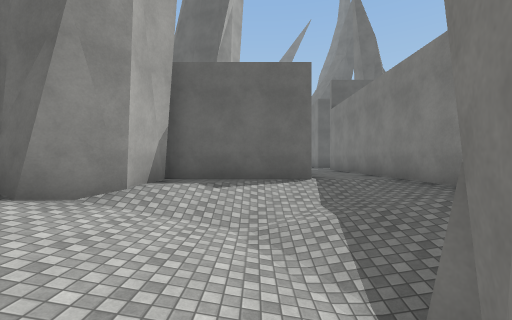
view 1 (above)

22 first-person views from a walk through a scene from a Unity 3-D project. The camera is 1.5 m above the floor, looks level and sees 90° across. The floor is counted in squares, 2 m on a side. Each view is taken from the middle of a square. On the plan, view 1 faces up. The plan holds only what a view shows up to about 9 squares ahead; the rest is blank. The place goes on beyond the plan. The player is left out. Surface patterns are stand-ins for the level's own textures.

view 2
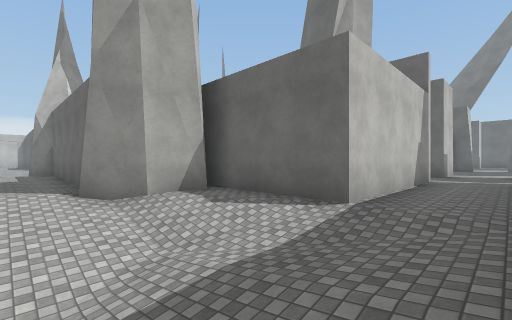

view 3
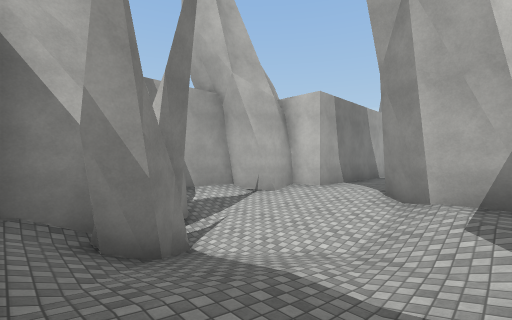

view 4
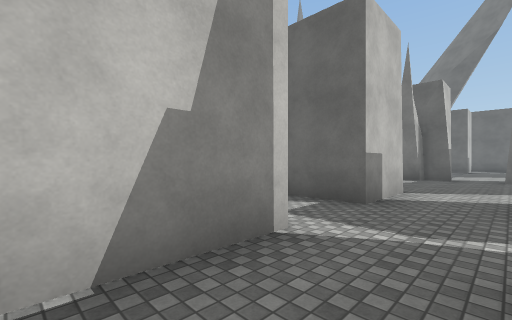

view 5
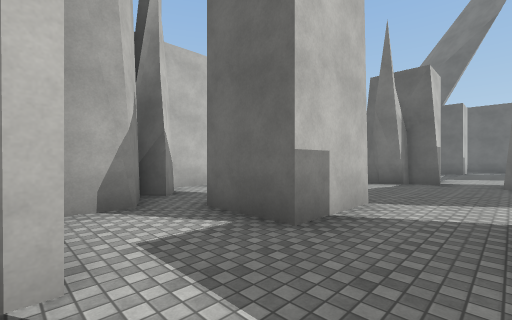

view 6
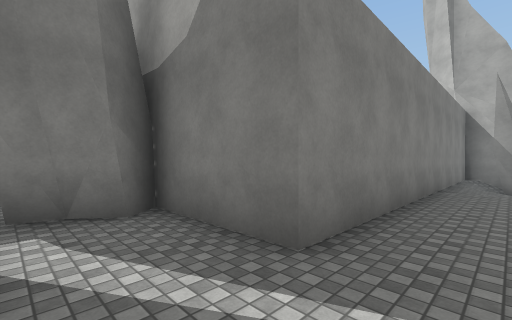

view 7
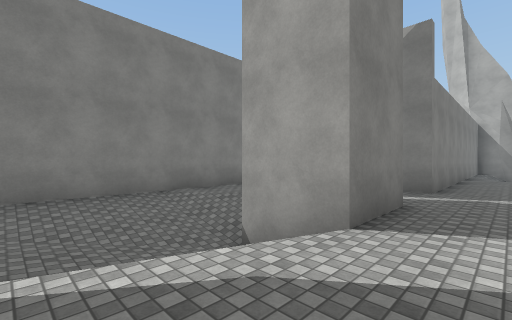

view 8
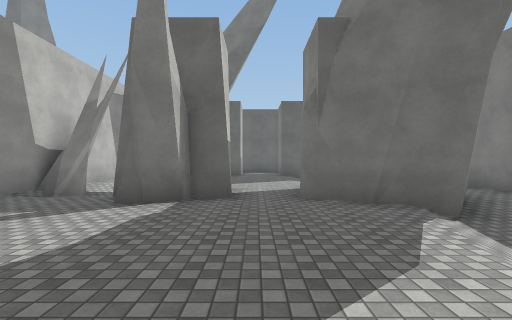

view 9
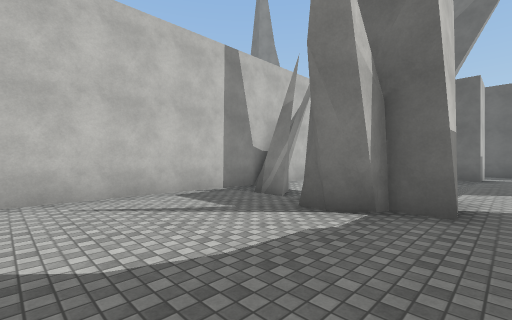

view 10
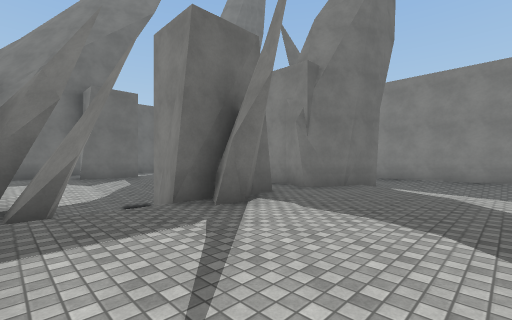

view 11
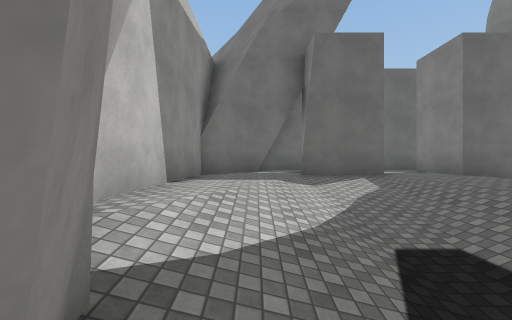

view 12
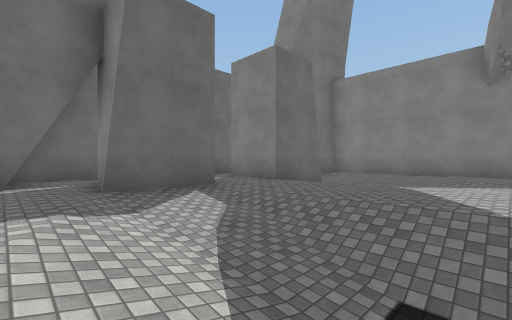

view 13
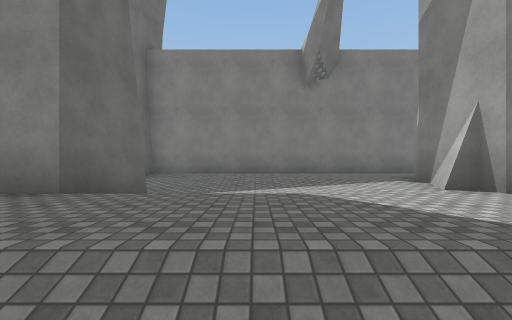

view 14
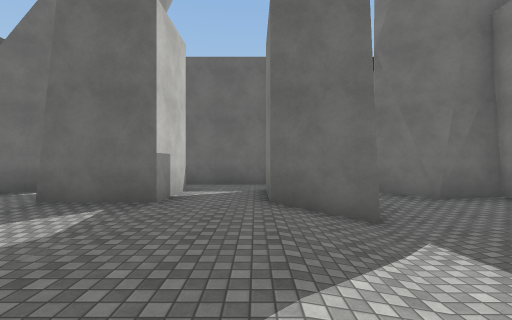

view 15
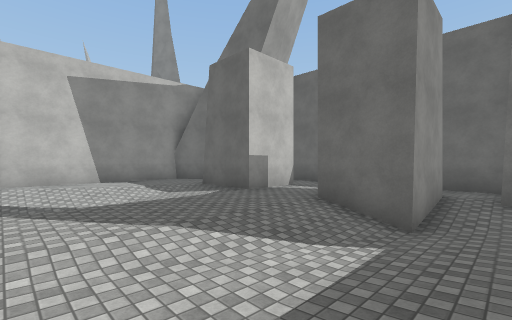

view 16
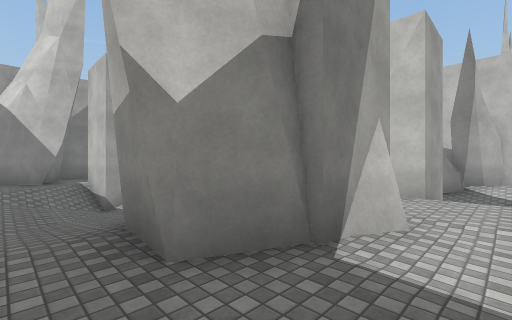

view 17
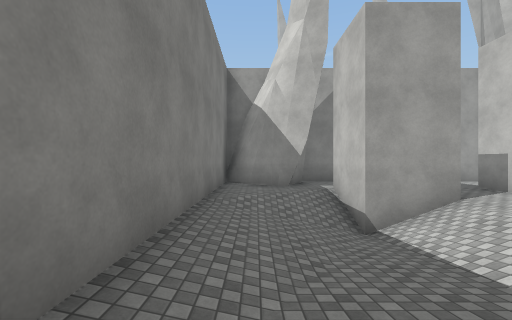

view 18
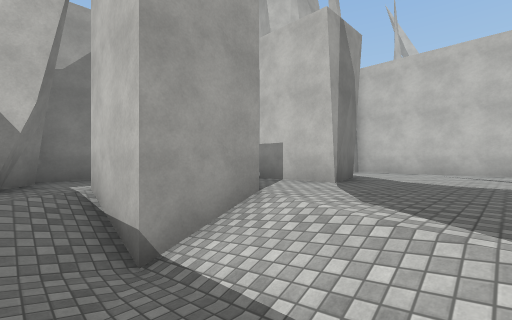

view 19
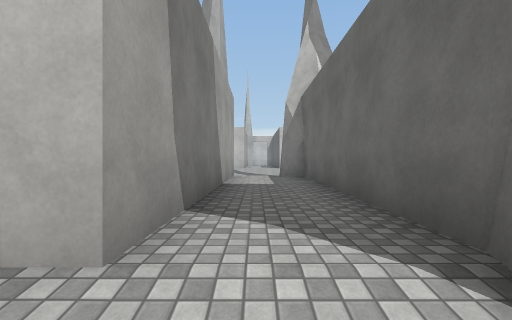

view 20
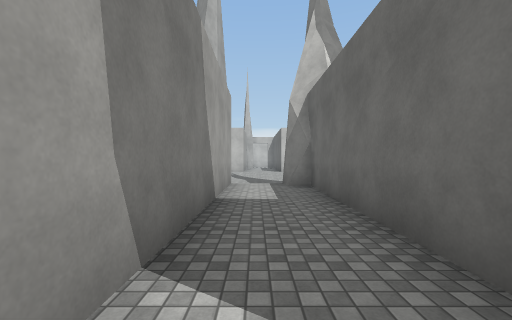

view 21
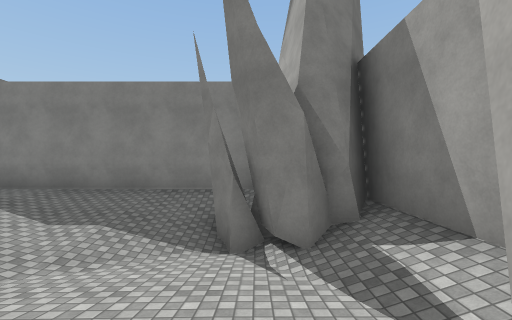

view 22
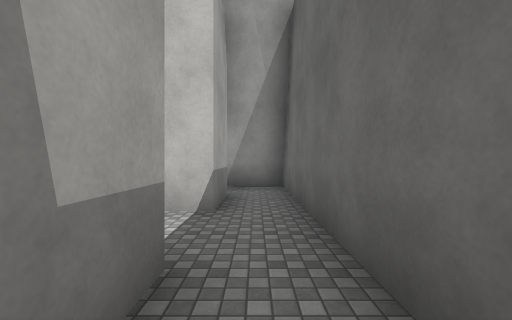

### Floor plan
Key: @ floor where view 1 was taken; # wall or solid block; x gap in a wall; . main floor; - floor 0.25 m lower than the main floor; _ floor 0.5 m lower than the main floor; < floor 0.75 m lower than the main floor; ( floor 1 m lower than the main floor; ! floor 1.25 m lower than the main floor; / step, stairs or slope.
Columns run from 11 left of view 1 to 8 right of it. Each row starts with its distance up from view 1.
 31          #########
 30          #........
 29        ###.##..#####
 28        #...##..##_-#
 27        #..---..-<_-#
 26        #..__/..-_--#
 25        #.._</..-_-.#
 24        #.-<(/..---.#
 23        #._(//..--..#
 22        ##</x/..#...#
 21        ##</##..###.#
 20        #...##.####-#
 19        #........#__#
 18        #........<<_#
 17        #......./((_#
 16        #......./!(_#
 15        #...##..##//#
 14        ##..##..##..#
 13         ##.......#.#
 12          ##......###
 11           ###..###
 10             #..#
  9             #..#
  8             #..#
  7             #..#
  6          ####..#
  5          #./__-#
  4  #########/(<_-#
  3 ##......-_(!(<-#
  2 -.......-_(!!(-#
  1  #######-_<!##.#
  0        ##_<@####
 -1         ######

Positions as (right, up) in squares from view 1, and headings:
1: (0, 0), facing up
2: (3, 2), facing up-left
3: (3, 5), facing down-left
4: (3, 9), facing up-left
5: (3, 11), facing up-left
6: (2, 13), facing down-right
7: (2, 18), facing down-right
8: (2, 15), facing up
9: (2, 16), facing up-left
10: (-3, 16), facing up-right
11: (-2, 21), facing up
12: (-2, 23), facing up-right
13: (0, 25), facing right
14: (3, 23), facing up
15: (6, 23), facing up-left
16: (7, 23), facing down-left
17: (7, 20), facing down
18: (6, 18), facing down-left
19: (-2, 2), facing left
20: (-3, 2), facing left
21: (-3, 1), facing right
22: (5, 30), facing left
